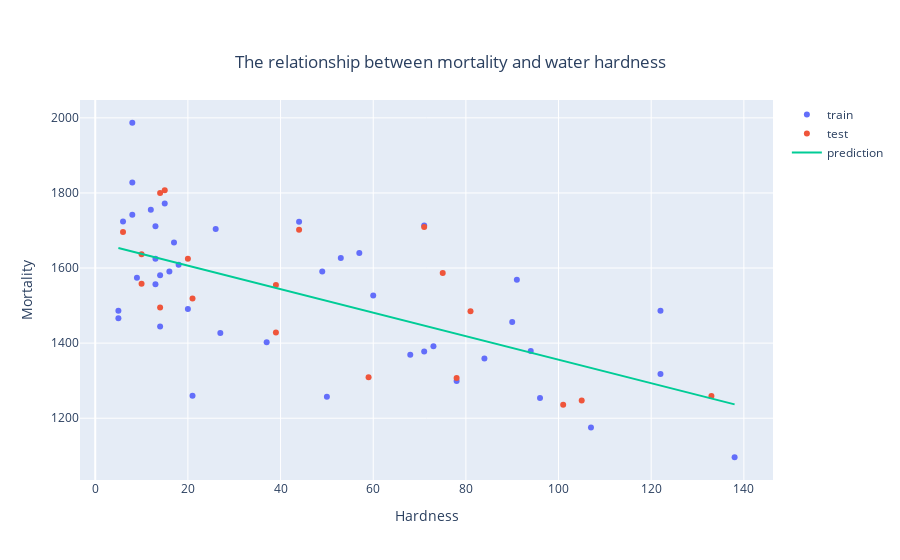

Write notebook code for a chart like this one.
### Code cell
lr = np.array(df.hardness)[:, None]

model = LinearRegression()
model.fit(x_train.values, y_train)

x_range = np.linspace(lr.min(), lr.max(), 100)
y_range = model.predict(x_range.reshape(-1, 1))

fig = go.Figure([
    go.Scatter(x=x_train.squeeze(), y=y_train, name='train', mode='markers'),
    go.Scatter(x=x_test.squeeze(), y=y_test, name='test', mode='markers'),
    go.Scatter(x=x_range, y=y_range, name='prediction'),
])

fig.update_layout(title={'text': 'The relationship between mortality and water hardness', 'y':0.9, 'x':0.5, 
                         'xanchor': 'center', 'yanchor': 'top'}, xaxis_title='Hardness', yaxis_title='Mortality')
fig.show()
